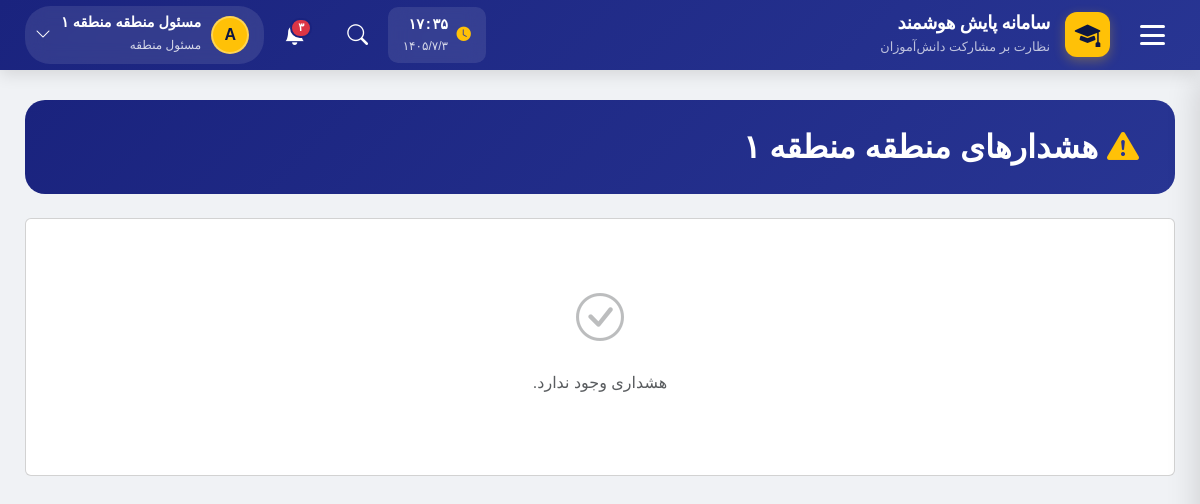
Page /district/alerts/ (signed in) on the committed database.
### accounts/models.py (models this page shows, shortened)
class User(AbstractUser):
    ROLE_CHOICES = (
        ('student', 'دانش آموز'),
        ('teacher', 'معلم'),
        ('assistant', 'معاون'),
        ('principal', 'مدیر مدرسه'),
        ('district_admin', 'مسئول منطقه'),
        ('county_admin', 'مسئول شهرستان'),
        ('province_admin', 'مسئول استان'),
        ('country_admin', 'مسئول کشور'),
    )
    role = models.CharField(max_length=20, choices=ROLE_CHOICES, default='student')
    national_id = models.CharField(
        max_length=10, unique=True, null=True, blank=True,
        verbose_name="کد ملی"
    )
    province = models.ForeignKey(
        'national.Province',
        on_delete=models.SET_NULL,
        null=True, blank=True,
        related_name='admin_users',
        verbose_name="استان اختصاصی (برای مسئول استانی)"
    )
    district = models.ForeignKey(
        'national.District',
        on_delete=models.SET_NULL,
        null=True, blank=True,
        related_name='admin_users',
        verbose_name="منطقه اختصاصی (برای مسئول منطقه)"
    )
    class Meta:
        verbose_name = "کاربر"
        verbose_name_plural = "کاربران"

### national/models.py (models this page shows, shortened)
class District(models.Model):
    province = models.ForeignKey(
        Province, on_delete=models.CASCADE,
        related_name='districts', verbose_name="استان"
    )
    name = models.CharField(max_length=100, verbose_name="نام منطقه")
    code = models.CharField(max_length=20, blank=True, verbose_name="کد منطقه")
    is_active = models.BooleanField(default=True, verbose_name="فعال")
    created_at = models.DateTimeField(auto_now_add=True)
    class Meta:
        verbose_name = "منطقه آموزشی"
        verbose_name_plural = "مناطق آموزشی"
        ordering = ['province', 'name']
        unique_together = ('province', 'name')

### district/views.py (the view)
# urls.py: path('alerts/', views.district_alerts, name='alerts'),
@district_admin_required
def district_alerts(request):
    scope, service = _build_context(request)
    alerts = service.get_alerts()
    paginator = Paginator(alerts, 20)
    page = request.GET.get('page')
    alerts_page = paginator.get_page(page)
    context = {
        'title': f'هشدارهای منطقه {scope.district.name}',
        'district': scope.district,
        'alerts': alerts_page,
    }
    return render(request, 'district/alerts.html', context)

### district/scope.py (called while the page is built)
    def filter_schools(self, qs=None):
        if qs is None:
            qs = School.objects.all()
        return qs.filter(district=self.district)

### district/services.py (called while the page is built, shortened)
    def get_alerts(self) -> List[Dict]:
        alerts = []
        today = timezone.now().date()
        month_ago = today - timedelta(days=30)
        schools = self.scope.filter_schools().filter(is_active=True)
        for school in schools[:50]:
            has_session = ClassSession.objects.filter(
                classroom__school=school,
                session_date__date__gte=month_ago
            ).exists()
        fq = FaceVerificationLog.objects.filter(
            student__enrolled_classes__school__district_id=self.district_id,
            created_at__date__gte=month_ago,
        ).distinct()
        total_f = fq.count()
        failed_f = fq.filter(status__in=['failed', 'error']).count()
        return alerts

### district/views.py (called while the page is built)
def _build_context(request):
    try:
        scope = DistrictScope(request.user)
    except ScopeViolationError as e:
        raise Http404(str(e))
    service = DistrictAnalyticsService(scope)
    return scope, service

### district/templates/district/alerts.html (shortened to what this page needs)
{% extends 'base.html' %}
{% block content %}
<div style="background:linear-gradient(135deg,#1a237e,#283593);color:#fff;
    border-radius:20px;padding:28px;margin-bottom:24px;">
    <h2 style="margin:0;font-weight:900;">
        <i class="bi bi-exclamation-triangle-fill me-2" style="color:#ffc107;"></i>
        هشدارهای منطقه {{ district.name }}
    </h2>
</div>
<div class="card">
    <div class="card-body">
        {% if alerts %}
        {% for alert in alerts %}
        <div class="d-flex align-items-start gap-3 p-3 mb-2 rounded-3
            {% if alert.severity == 'danger' %}bg-danger bg-opacity-10{% else %}bg-warning bg-opacity-10{% endif %}">
            <i class="bi {% if alert.severity == 'danger' %}bi-exclamation-octagon-fill text-danger{% else %}bi-exclamation-triangle-fill text-warning{% endif %}"
               style="font-size:1.3rem;margin-top:2px;"></i>
            <div>
                <strong>{{ alert.message }}</strong>
                <div class="small text-muted mt-1">
                    نوع: {{ alert.type }} | محدوده: {{ alert.scope }} | تاریخ: {{ alert.date }}
                </div>
            </div>
        </div>
        {% endfor %}
        {% else %}
        <div class="text-center text-muted py-5">
            <i class="bi bi-check-circle" style="font-size:3rem;opacity:.4;"></i>
            <p class="mt-3">هشداری وجود ندارد.</p>
        </div>
        {% endif %}
    </div>
</div>
{% endblock %}

### templates/base.html (shortened to what this page needs)
{% load django_bootstrap5 %}
<!DOCTYPE html>
<html lang="fa" dir="rtl">
<head>
    {% bootstrap_css %}
    <link rel="stylesheet" href="https://cdn.jsdelivr.net/npm/bootstrap-icons@1.11.1/font/bootstrap-icons.css">
    <link href="https://cdn.jsdelivr.net/gh/rastikerdar/vazirmatn@v33.003/Vazirmatn-font-face.css" rel="stylesheet" />
</head>
<body>
    <header class="main-header">
        <button class="hamburger-btn" id="menuToggle" title="منوی اصلی">
            <div class="hamburger-icon">
                <span></span>
                <span></span>
                <span></span>
            </div>
        </button>
        <a href="{% url 'dashboard:home' %}" class="header-brand">
            <div class="brand-icon">
                <i class="bi bi-mortarboard-fill"></i>
            </div>
            <div class="brand-text">
                <h5>سامانه پایش هوشمند</h5>
                <small>نظارت بر مشارکت دانش‌آموزان</small>
            </div>
        </a>
        <div class="header-actions">
            <div class="header-clock" id="headerClock">
                <i class="bi bi-clock-fill"></i>
                <div>
                    <div class="clock-time">--:--</div>
                    <div class="clock-date">--/--/--</div>
                </div>
            </div>
            <div class="header-search">
                <button class="search-toggle" id="searchToggle">
                    <i class="bi bi-search"></i>
                </button>
            </div>
            <div style="position: relative;">
                <button class="header-action-btn" id="notificationToggle">
                    <span class="badge-notification">۳</span>
                </button>
            </div>
            <div class="user-dropdown">
                <button class="user-menu-btn" id="userMenuToggle">
                    <div class="user-avatar">
                        {{ user.username|first|upper }}
                    </div>
                    <div class="user-info">
                        <span class="name">{{ user.get_full_name|default:user.username }}</span>
                        <span class="role">{{ user.get_role_display }}</span>
                    </div>
                    <i class="bi bi-chevron-down"></i>
                </button>
            </div>
        </div>
    </header>
    <main class="main-content">
        {% block content %}
        {% endblock %}
    </main>
</body>
</html>

### rows in the picture
User: username|first "A", get_full_name "مسئول منطقه منطقه ۱", role "مسئول منطقه"
District: name "منطقه ۱"
